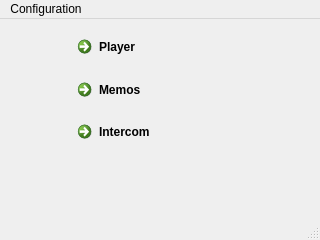
<?xml version="1.0" encoding="UTF-8"?>
<ui version="4.0">
 <class>MainWindow</class>
 <widget class="QMainWindow" name="MainWindow">
  <property name="geometry">
   <rect>
    <x>0</x>
    <y>0</y>
    <width>320</width>
    <height>240</height>
   </rect>
  </property>
  <property name="windowTitle">
   <string>Nap Time Systems</string>
  </property>
  <widget class="QWidget" name="centralwidget">
   <widget class="QWidget" name="layoutWidget">
    <property name="geometry">
     <rect>
      <x>70</x>
      <y>10</y>
      <width>170</width>
      <height>122</height>
     </rect>
    </property>
    <layout class="QGridLayout" name="gridLayout">
     <item row="0" column="0">
      <widget class="QCommandLinkButton" name="btnPlayer">
       <property name="text">
        <string>Player</string>
       </property>
      </widget>
     </item>
     <item row="1" column="0">
      <widget class="QCommandLinkButton" name="btnMemos">
       <property name="text">
        <string>Memos</string>
       </property>
      </widget>
     </item>
     <item row="2" column="0">
      <widget class="QCommandLinkButton" name="btnIntercom">
       <property name="text">
        <string>Intercom</string>
       </property>
      </widget>
     </item>
    </layout>
   </widget>
  </widget>
  <widget class="QMenuBar" name="menubar">
   <property name="geometry">
    <rect>
     <x>0</x>
     <y>0</y>
     <width>320</width>
     <height>25</height>
    </rect>
   </property>
   <widget class="QMenu" name="menuConfig">
    <property name="title">
     <string>Configuration</string>
    </property>
    <addaction name="actionConfig"/>
    <addaction name="separator"/>
    <addaction name="actionChime_test"/>
    <addaction name="actionNapListener"/>
    <addaction name="separator"/>
    <addaction name="actionClose"/>
   </widget>
   <addaction name="menuConfig"/>
  </widget>
  <widget class="QStatusBar" name="statusbar"/>
  <action name="actionConfig">
   <property name="text">
    <string>Configuration</string>
   </property>
  </action>
  <action name="actionNfs">
   <property name="text">
    <string>Remount /mnt/remote nfs share</string>
   </property>
  </action>
  <action name="actionNapListener">
   <property name="text">
    <string>Restart naplistener</string>
   </property>
  </action>
  <action name="actionClose">
   <property name="text">
    <string>Close</string>
   </property>
  </action>
  <action name="actionChime_test">
   <property name="text">
    <string>Chime test</string>
   </property>
  </action>
 </widget>
 <resources/>
 <connections>
  <connection>
   <sender>actionClose</sender>
   <signal>triggered()</signal>
   <receiver>MainWindow</receiver>
   <slot>close()</slot>
   <hints>
    <hint type="sourcelabel">
     <x>-1</x>
     <y>-1</y>
    </hint>
    <hint type="destinationlabel">
     <x>159</x>
     <y>119</y>
    </hint>
   </hints>
  </connection>
 </connections>
</ui>
